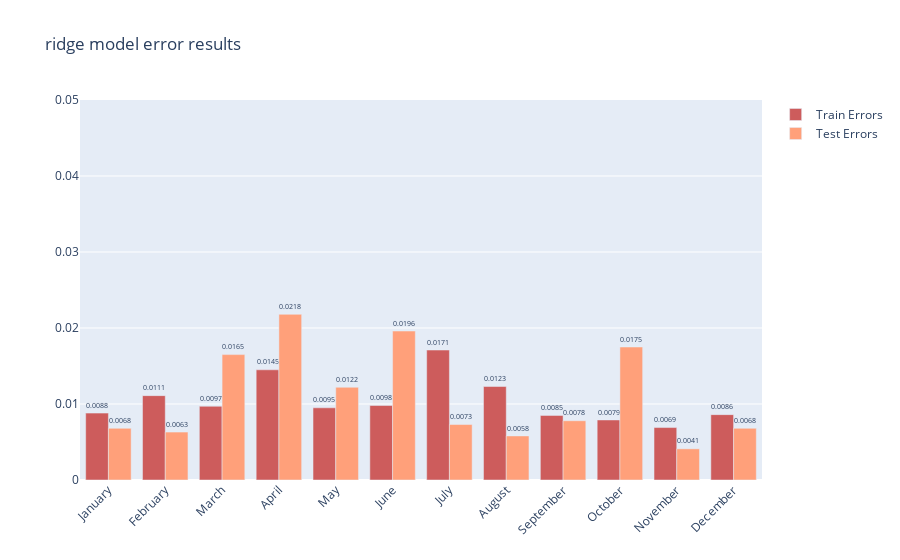

Write notebook code for a chart like this one.
### Code cell
plot_resulst(train_errors,test_errors,"ridge")

### Figure 1 — Plotly figure (JSON) as saved in the notebook; plotly's stock layout.template omitted (floating-point values rounded to 4 significant figures)
{"data": [{"marker": {"color": "indianred"}, "name": "Train Errors", "text": [0.0088, 0.0111, 0.0097, 0.0145, 0.0095, 0.0098, 0.0171, 0.0123, 0.0085, 0.0079, 0.0069, 0.0086], "textposition": "outside", "type": "bar", "x": ["January", "February", "March", "April", "May", "June", "July", "August", "September", "October", "November", "December"], "y": [0.0088, 0.0111, 0.0097, 0.0145, 0.0095, 0.0098, 0.0171, 0.0123, 0.0085, 0.0079, 0.0069, 0.0086]}, {"marker": {"color": "lightsalmon"}, "name": "Test Errors", "text": [0.0068, 0.0063, 0.0165, 0.0218, 0.0122, 0.0196, 0.0073, 0.0058, 0.0078, 0.0175, 0.0041, 0.0068], "textposition": "outside", "type": "bar", "x": ["January", "February", "March", "April", "May", "June", "July", "August", "September", "October", "November", "December"], "y": [0.0068, 0.0063, 0.0165, 0.0218, 0.0122, 0.0196, 0.0073, 0.0058, 0.0078, 0.0175, 0.0041, 0.0068]}], "layout": {"barmode": "group", "title": {"text": "ridge model error results"}, "xaxis": {"tickangle": -45}, "yaxis": {"range": [0, 0.05]}}}
